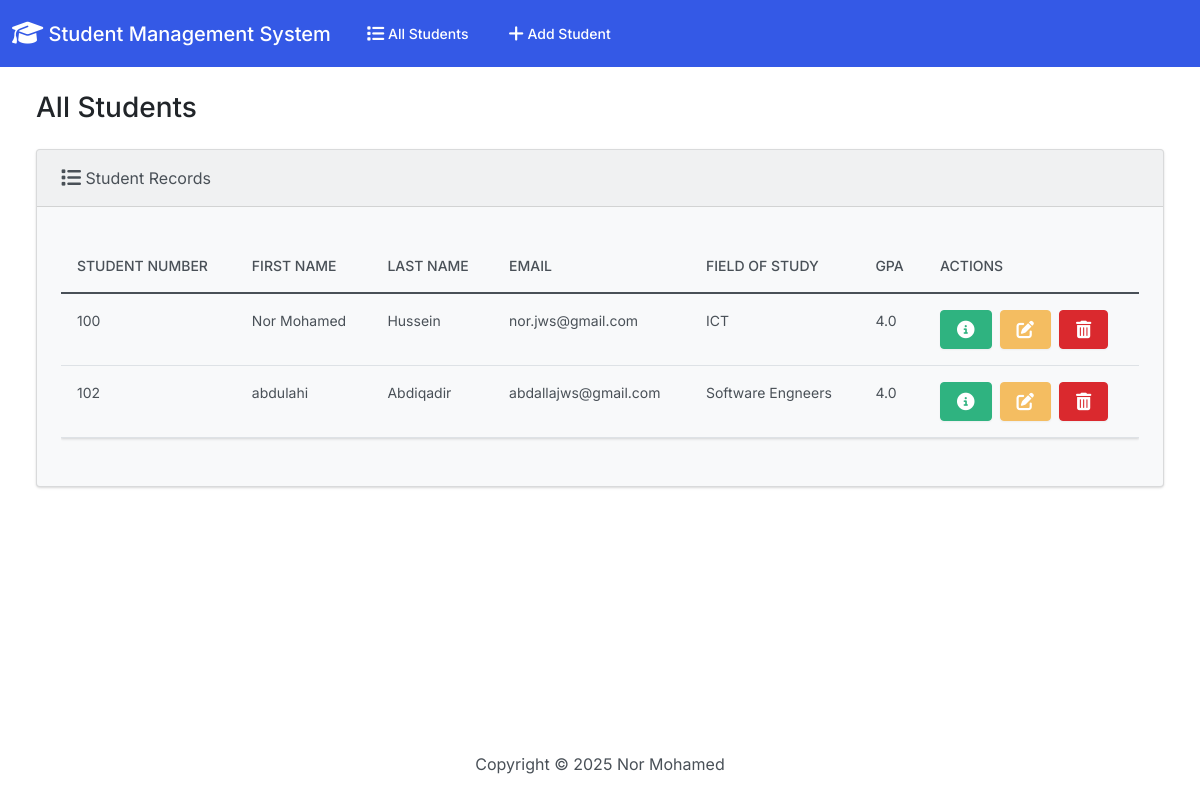
The page / on the database its author committed.
### studentApp/models.py (models this page shows, shortened)
class Student(models.Model):
    student_number = models.PositiveIntegerField()  # Corrected 'pasitiveIntegerField' to 'PositiveIntegerField'
    first_name = models.CharField(max_length=100)   # Fixed 'max_length=100' formatting
    last_name = models.CharField(max_length=50)     # Fixed 'max_length=50' formatting
    email = models.EmailField(max_length=100)       # Fixed 'models.emailField' to 'models.EmailField'
    field_of_study = models.CharField(max_length=50)  # Fixed 'max_length=50' formatting
    gpa = models.FloatField()

### studentApp/views.py (the view)
# urls.py: path('', views.index, name='index'),
def index(request):
    return render(request, 'student/index.html', {
        'students': Student.objects.all()
    })

### studentApp/templates/student/index.html (shortened to what this page needs)
{% extends "student/base.html" %}
{% block body %}
<h3 class="m-4">All Students</h3>
<div class="row">
  <div class="col-12">
    {% if students %}
    <div class="card bg-light ms-4 me-4 mb-4">
      <div class="card-header">
        <i class="fa-solid fa-list fa-lg"></i> Student Records
      </div>
      <div class="card-body">
        <p class="card-text">
          <div class="table-responsive">
            <table class="table table-hover">
              <thead>
                <tr>
                  <th scope="col">Student Number</th>
                  <th scope="col">First Name</th>
                  <th scope="col">Last Name</th>
                  <th scope="col">Email</th>
                  <th scope="col">Field of Study</th>
                  <th scope="col">GPA</th>
                  <th scope="col">Actions</th>
                </tr>
              </thead>
              <tbody>
                {% for student in students %}
                  <tr>
                    <td>{{ student.student_number }}</td>
                    <td>{{ student.first_name }}</td>
                    <td>{{ student.last_name }}</td>
                    <td>{{ student.email }}</td>
                    <td>{{ student.field_of_study }}</td>
                    <td>{{ student.gpa }}</td>
                    <td>
                      <button type="button" class="btn btn-success me-1" href="{% url 'view_student' student.id %}" data-bs-toggle="modal" data-bs-target="#myModal{{student.id}}">
                      </button>
                      <a class="btn btn-warning me-1" href="{% url 'edit' student.id %}">
                      </a>
                      <button type="button" class="btn btn-danger" data-bs-toggle="modal" data-bs-target="#delete{{student.id}}">
                      </button>
                    </td>
                  </tr>
                {% endfor %}
              </tbody>
            </table>
          </div>
        </p>
      </div>
    </div>
    {% else %}
      <h5 class="alert alert-primary ms-4 me-4">No Student Records</h5>
    {% endif %}
  </div>
</div>
{% endblock %}

### studentApp/templates/student/base.html (shortened to what this page needs)
{% load static %}
<!DOCTYPE html>
<html lang="en">
  <head>
    <link
      rel="stylesheet"
      href="https://cdnjs.cloudflare.com/ajax/libs/font-awesome/6.1.1/css/all.min.css"
    />
    <link href="{% static 'css/bootstrap.min.css' %}" rel="stylesheet" />
  </head>
  <body class="d-flex flex-column min-vh-100">
    <nav class="navbar navbar-expand-lg navbar-dark bg-primary">
      <div class="container-fluid">
        <a class="navbar-brand" href="{% url 'index' %}">
          <i class="fa-solid fa-graduation-cap fa-lg"></i> Student Management
          System
        </a>
        <div class="collapse navbar-collapse" id="navbarColor01">
          <ul class="navbar-nav me-auto">
            <li class="nav-item">
              <a class="nav-link" href="{% url 'index' %}">
                 All Students
              </a>
            </li>
            <li class="nav-item">
              <a class="nav-link" href="{% url 'add'%}">
                 Add Student
              </a>
            </li>
          </ul>
        </div>
      </div>
    </nav>
    <div class="container-fluid">{% block body %} {% endblock %}</div>
    <footer class="mt-auto mb-4">
      <div class="text-center">
        <span>
          Copyright &copy;
          Nor Mohamed
        </span>
      </div>
    </footer>
  </body>
</html>

### rows shown on the page
Student: student_number "100", first_name "Nor Mohamed", last_name "Hussein", email "nor.jws@gmail.com", field_of_study "ICT", gpa "4.0"
Student: student_number "102", first_name "abdulahi", last_name "Abdiqadir", email "abdallajws@gmail.com", field_of_study "Software Engneers", gpa "4.0"
